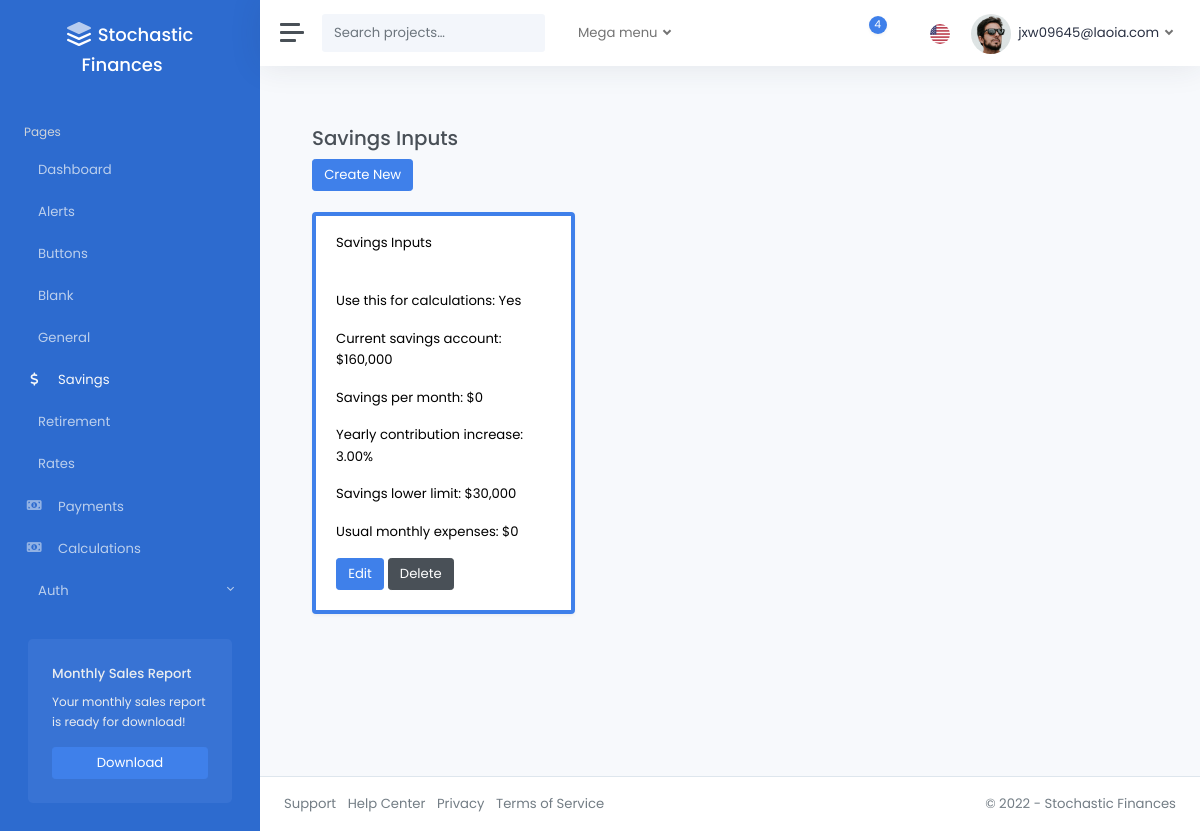
/savings/ (signed in), run on the app's committed database.
### accounts/models.py (models this page shows, shortened)
class CustomUser(AbstractUser):
    pass

### pages/models.py (models this page shows)
class SavingsInputsModel(models.Model):
    is_active = models.BooleanField(
        default=False,
    )
    base_savings = models.FloatField(
        validators=[validate_base_savings, decimal_validator]
    )
    base_saved_per_mo = models.FloatField(
        validators=[validate_base_saved_per_mo, decimal_validator],
    )
    base_savings_per_yr_increase = models.FloatField(
        validators=[validate_base_per_yr_increase, decimal_validator],
    )
    savings_lower_limit = models.FloatField(
        validators=[validate_savings_lower_limit, decimal_validator]
    )
    base_monthly_bills = models.FloatField(
        validators=[validate_base_monthly_bills, decimal_validator]
    )
    interest_rate_per_yr = models.FloatField(
        validators=[validate_rates_per_yr, decimal_validator],
        null=True,
        blank=True,
        help_text="Optional: Leave blank to use default rate from Rates form",
    )
    created_by = models.ForeignKey(
        CustomUser,
        related_name="savings_inputs",
        on_delete=models.CASCADE,
    )
    modified_at = models.DateTimeField(auto_now=True)
    class Meta:
        verbose_name_plural = "Savings_Inputs"

### pages/views.py (the view)
# urls.py: path("savings/", savings_inputs_dashboard, name="savings_inputs_dashboard"),
@login_required
def savings_inputs_dashboard(request):
    savings_inputs_models = SavingsInputsModel.objects.filter(created_by=request.user)
    return render(
        request,
        "pages/savings_inputs.html",
        {"savings_inputs": savings_inputs_models},
    )

### templates/pages/savings_inputs.html (shortened to what this page needs)
{% extends 'layouts/_base.html' %}
{% load static %}
{% block content %}
<div class="container">
    <br />
    <h3>Savings Inputs</h3>
    <div>
        <a href="{% url 'savings_inputs_create'%}" class="btn btn-primary">Create New</a>
    </div>
<br />
<div class="row">
    {% for item in savings_inputs %}
        <div class="col-md-4">
            <div class="card shadow {% if item.is_active %}border-primary{% else %}border-dark{% endif %} mb-3 text-black" style="border-width: {% if item.is_active %}4px{% else %}3px{% endif %};">
                <div class="card-header">Savings Inputs</div>
                <div class="card-body">
                    <p class="card-text">Use this for calculations: {{ item.is_active|yesno|title }}</p>
                    <p class="card-text">Current savings account: ${{ item.base_savings|floatformat:"0g" }}</p>
                    <p class="card-text">Savings per month: ${{ item.base_saved_per_mo|floatformat:"0g" }}</p>
                    <p class="card-text">Yearly contribution increase: {{ item.base_savings_per_yr_increase|floatformat:"2" }}%</p>
                    <p class="card-text">Savings lower limit: ${{ item.savings_lower_limit|floatformat:"0g" }}</p>
                    <p class="card-text">Usual monthly expenses: ${{ item.base_monthly_bills|floatformat:"0g" }}</p>
                    <a href="{% url 'savings_inputs_edit' item.id %}" class="btn btn-primary">Edit</a>
                    <a href="{% url 'savings_inputs_delete' item.id %}" class="btn btn-secondary">Delete</a>
                </div>
            </div>
        </div>
    {% endfor %}
</div>
</div>
{% endblock %}

### templates/layouts/includes/navbar.html (shortened to what this page needs)
{% load static %}
<nav class="navbar navbar-expand navbar-light navbar-bg">
  <a class="sidebar-toggle">
    <i class="hamburger align-self-center"></i>
  </a>
  <form class="d-none d-sm-inline-block">
    <div class="input-group input-group-navbar">
      <input type="text" class="form-control" placeholder="Search projects…" aria-label="Search">
      <button class="btn" type="button">
      </button>
    </div>
  </form>
  <ul class="navbar-nav">
    <li class="nav-item px-2 dropdown">
      <a class="nav-link dropdown-toggle" href="#" id="servicesDropdown" role="button" data-bs-toggle="dropdown" aria-haspopup="true" aria-expanded="false">
        Mega menu
      </a>
    </li>
  </ul>
  <div class="navbar-collapse collapse">
    <ul class="navbar-nav navbar-align">
      <li class="nav-item dropdown">
        <a class="nav-icon dropdown-toggle" href="#" id="messagesDropdown" data-bs-toggle="dropdown">
          <div class="position-relative">
            <span class="indicator">4</span>
          </div>
        </a>
      </li>
      <li class="nav-item dropdown">
        <a class="nav-icon dropdown-toggle" href="#" id="alertsDropdown" data-bs-toggle="dropdown">
        </a>
      </li>
      <li class="nav-item dropdown">
        <a class="nav-flag dropdown-toggle" href="#" id="languageDropdown" data-bs-toggle="dropdown">
          <img src="{% static 'img/flags/us.png' %}" alt="English" />
        </a>
      </li>
      {% if user.is_authenticated %}
        <li class="nav-item dropdown">
          <a class="nav-link dropdown-toggle d-none d-sm-inline-block" href="#" data-bs-toggle="dropdown">
            <img src="{% static 'img/avatars/avatar.jpg' %}" class="avatar img-fluid rounded-circle me-1" alt="{{ user.email }}" /> <span class="text-dark">{{ user.email }}</span>
          </a>
        </li>
      {% else %}
        <li class="nav-item">
          <a class="nav-link" href="{% url 'account_login' %}">Sign In <i class="ml-2" data-feather="log-in"></i></a>
        </li>
      {% endif %}
    </ul>
  </div>
</nav>

### data on the page
CustomUser: email "jxw09645@laoia.com"
SavingsInputsModel: is_active "Yes", base_savings "160,000", base_saved_per_mo "0", base_savings_per_yr_increase "3.00", savings_lower_limit "30,000", base_monthly_bills "0"
